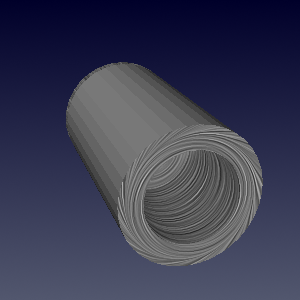

Source code (Python):
#!/usr/bin/env python

# Test vtkCompositeSurfaceLICMapper: SurfaceLICCurvedDefaults.

import vtkmodules.vtkInteractionStyle  # noqa: F401
import vtkmodules.vtkRenderingOpenGL2  # noqa: F401

import os

from vtkmodules.vtkCommonDataModel import vtkDataObject
from vtkmodules.vtkIOXML import vtkXMLPolyDataReader
from vtkmodules.vtkRenderingCore import (
    vtkActor,
    vtkRenderWindow,
    vtkRenderWindowInteractor,
    vtkRenderer,
)
from vtkmodules.vtkRenderingLICOpenGL2 import (
    vtkCompositeSurfaceLICMapper,
    vtkSurfaceLICInterface,
)

# Read data
data_dir = os.environ.get("VPE_DATA_DIR", os.path.dirname(os.path.abspath(__file__)))
reader = vtkXMLPolyDataReader()
reader.SetFileName(os.path.join(data_dir, "disk_out_ref_surface.vtp"))
reader.Update()
data_obj = reader.GetOutputDataObject(0)

# Mapper
lic_mapper = vtkCompositeSurfaceLICMapper()
lic_mapper.SetInputArrayToProcess(
    0, 0, 0, vtkDataObject.FIELD_ASSOCIATION_POINTS_THEN_CELLS, "V")
lic_mapper.SetInputDataObject(data_obj)

# LIC interface parameters
lic_interface = lic_mapper.GetLICInterface()
lic_interface.SetNumberOfSteps(40)
lic_interface.SetStepSize(0.4)
lic_interface.SetEnhancedLIC(1)
lic_interface.SetNormalizeVectors(1)
lic_interface.SetGenerateNoiseTexture(0)
lic_interface.SetNoiseType(1)
lic_interface.SetNoiseTextureSize(200)
lic_interface.SetNoiseGrainSize(2)
lic_interface.SetMinNoiseValue(0.0)
lic_interface.SetMaxNoiseValue(1.0)
lic_interface.SetNumberOfNoiseLevels(256)
lic_interface.SetImpulseNoiseProbability(1.0)
lic_interface.SetImpulseNoiseBackgroundValue(0.0)
lic_interface.SetNoiseGeneratorSeed(1)
lic_interface.SetEnhanceContrast(0)
lic_interface.SetLowLICContrastEnhancementFactor(0.0)
lic_interface.SetHighLICContrastEnhancementFactor(0.0)
lic_interface.SetLowColorContrastEnhancementFactor(0.0)
lic_interface.SetHighColorContrastEnhancementFactor(0.0)
lic_interface.SetAntiAlias(0)
lic_interface.SetColorMode(0)
lic_interface.SetLICIntensity(0.8)
lic_interface.SetMapModeBias(0.0)
lic_interface.SetMaskOnSurface(0)
lic_interface.SetMaskThreshold(0.0)
lic_interface.SetMaskIntensity(0.0)
lic_interface.SetMaskColor([1.0, 0.0, 0.84705])

# Actor
lic_actor = vtkActor()
lic_actor.SetMapper(lic_mapper)

# Renderer
renderer = vtkRenderer()
renderer.AddActor(lic_actor)
renderer.SetBackground(0.3216, 0.3412, 0.4314)
renderer.SetBackground2(0.0, 0.0, 0.1647)
renderer.GradientBackgroundOn()

# Render window
render_window = vtkRenderWindow()
render_window.SetSize(300, 300)
render_window.AddRenderer(renderer)
render_window.SetWindowName("surface lic curved defaults")

# Interactor
interactor = vtkRenderWindowInteractor()
interactor.SetRenderWindow(render_window)

# Functional render for OpenGL context check
render_window.Render()

if not vtkSurfaceLICInterface.IsSupported(render_window):
    print("WARNING: Surface LIC not supported, skipping.")
else:
    # Scene
    camera = renderer.GetActiveCamera()
    camera.SetFocalPoint(-1.88, -0.98, -1.04)
    camera.SetPosition(13.64, 4.27, -31.59)
    camera.SetViewAngle(30)
    camera.SetViewUp(0.41, 0.83, 0.35)
    renderer.ResetCamera()

    interactor.Initialize()
    interactor.Start()
